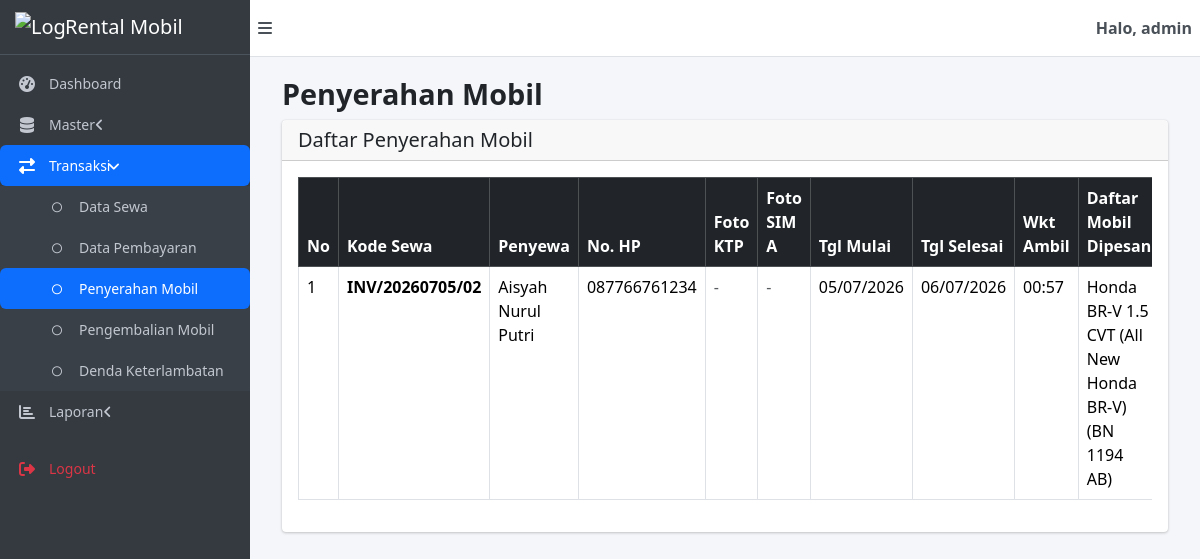
/admin/controller/tpenyerahan_controller.php (signed in), run on the app's committed database.
### tables this page shows
CREATE TABLE `t_sewa` (
  `kode_sewa` varchar(15) NOT NULL,
  `tgl_mulai` date NOT NULL,
  `tgl_selesai` date NOT NULL,
  `wkt_ambil` time NOT NULL,
  `status_sewa` enum('diajukan','disetujui','ditolak','aktif','selesai','batal','keranjang') DEFAULT 'keranjang',
  `user_plg` varchar(15) NOT NULL
);

CREATE TABLE `t_penyewa` (
  `user_plg` varchar(15) NOT NULL,
  `sandi` char(60) NOT NULL,
  `nik` char(16) NOT NULL,
  `nm_lngkp` varchar(100) NOT NULL,
  `no_hp` varchar(15) NOT NULL,
  `almt_lngkp` varchar(300) NOT NULL,
  `ft_ktp` varchar(100) DEFAULT NULL,
  `ft_sim_a` varchar(100) DEFAULT NULL
);

### admin/controller/tpenyerahan_controller.php (called while the page is built, shortened)
<?php
require_once __DIR__ . '/../../konfig/koneksi.php';
require_once __DIR__ . '/../model/tpenyerahan_model.php';
$model = new TPenyerahan();
$aksi  = $_GET['aksi'] ?? 'index';
$pesan = '';
$tipe_pesan = '';
switch ($aksi) {
  case 'index':
    $data_sewa   = $model->getSewaUntukDiserahkan();
    $penyewa_all = $model->getPenyewa();
    $mobil_all   = $model->getMobil();
    $map_penyewa = [];
    foreach ($penyewa_all as $p) $map_penyewa[$p['user_plg']] = $p;
    $map_mobil = [];
    foreach ($mobil_all as $m) $map_mobil[$m['no_plat']] = $m;
    $data_detail = [];
    foreach ($data_sewa as $s) {
      $pilih_list = $model->getPilihByKode($s['kode_sewa']);
      $nama_mobil = [];
      foreach ($pilih_list as $pl) {
        if (isset($map_mobil[$pl['no_plat']])) {
          $nama_mobil[] = $map_mobil[$pl['no_plat']]['nm_mobil'] . ' (' . $pl['no_plat'] . ')';
        }
      }
      $p = $map_penyewa[$s['user_plg']] ?? null;
      $total_tagihan = 0;
      foreach ($pilih_list as $pl) {
        $total_tagihan += ($pl['hrg_sewa'] * $pl['n_hari']);
      }
      $bayar_list = $conn->select('t_bayar', ['kode_sewa' => $s['kode_sewa']]);
      $total_valid = 0;
      foreach ($bayar_list as $b) {
        if ($b['sttus_byr'] === 'valid') $total_valid += $b['nominal'];
      }
      $status_bayar_info = ($total_valid >= $total_tagihan && $total_tagihan > 0) ? 'LUNAS' : 'BELUM LUNAS (DP)';
      $data_detail[$s['kode_sewa']] = [
        'nm_lngkp'       => $p ? $p['nm_lngkp'] : '-',
        'no_hp'          => $p ? $p['no_hp'] : '-',
        'ft_ktp'          => $p ? $p['ft_ktp'] : '-',
        'ft_sim_a'          => $p ? $p['ft_sim_a'] : '-',
        'nama_mobil'     => implode(', ', $nama_mobil),
        'status_bayar'   => $status_bayar_info
      ];
    }
    break;
}
$data_untuk_view = [
  'judul_halaman' => 'Penyerahan Mobil',
  'nama_admin'    => $_SESSION['admin_username'],
  'data_sewa'     => $data_sewa ?? [],
  'data_detail'   => $data_detail ?? [],
  'aksi'          => $aksi,
  'pesan'         => $pesan,
  'tipe_pesan'    => $tipe_pesan
];
extract($data_untuk_view);
require_once __DIR__ . '/../view/tpenyerahan_view.php';

### konfig/koneksi.php (called while the page is built, shortened)
<?php
class Database
{
  private $pdo;
  public function __construct($host, $dbname, $username, $password)
  {
    $dsn = "mysql:host=$host;dbname=$dbname;charset=utf8mb4";
    $options = [
      PDO::ATTR_ERRMODE            => PDO::ERRMODE_EXCEPTION,
      PDO::ATTR_DEFAULT_FETCH_MODE => PDO::FETCH_ASSOC,
    ];
    $this->pdo = new PDO($dsn, $username, $password, $options);
  }
  public function select($tabel, $data = [])
  {
    $sql = "SELECT * FROM $tabel";
    $values = [];
    if (!empty($data)) {
      $where = [];
      foreach ($data as $key => $val) {
        $where[] = "$key = ?";
        $values[] = $val;
      }
      $sql .= " WHERE " . implode(" AND ", $where);
    }
    $stmt = $this->pdo->prepare($sql);
    $stmt->execute($values);
    return $stmt->fetchAll();
  }
}
$host = 'localhost';
$db   = 'db_dpwl_keysia';
$user = 'root';
$pass = '';
$conn = new Database($host, $db, $user, $pass);

### admin/model/tpenyerahan_model.php (called while the page is built, shortened)
<?php
require_once __DIR__ . '/../../konfig/koneksi.php';
class TPenyerahan
{
  private $conn;
  private $tabel_sewa    = 't_sewa';
  private $tabel_penyewa = 't_penyewa';
  private $tabel_pilih   = 't_pilih';
  private $tabel_mobil   = 't_mobil';
  public function __construct()
  {
    global $conn;
    $this->conn = $conn;
  }
  public function getSewaUntukDiserahkan()
  {
    $semua_sewa = $this->conn->select($this->tabel_sewa);
    $hasil = [];
    foreach ($semua_sewa as $s) {
      if (in_array($s['status_sewa'], ['disetujui', 'aktif'])) {
        $hasil[] = $s;
      }
    }
    return $hasil;
  }
  public function getPenyewa()
  {
    return $this->conn->select($this->tabel_penyewa);
  }
  public function getPilihByKode($kode_sewa)
  {
    return $this->conn->select($this->tabel_pilih, ['kode_sewa' => $kode_sewa]);
  }
  public function getMobil()
  {
    return $this->conn->select($this->tabel_mobil);
  }
}

### admin/view/tpenyerahan_view.php (the view, shortened to what this page needs)
<?php require_once __DIR__ . '/header.php'; ?>
<div class="card">
  <div class="card-header">
    <h5 class="mb-0">Daftar Penyerahan Mobil</h5>
  </div>
  <div class="card-body">
    <div class="table-responsive">
      <table class="table table-bordered table-hover">
        <thead class="table-dark">
          <tr>
            <th>No</th>
            <th>Kode Sewa</th>
            <th>Penyewa</th>
            <th>No. HP</th>
            <th>Foto KTP</th>
            <th>Foto SIM A</th>
            <th>Tgl Mulai</th>
            <th>Tgl Selesai</th>
            <th>Wkt Ambil</th>
            <th>Daftar Mobil Dipesan</th>
          </tr>
        </thead>
        <tbody>
          <?php if (!empty($data_sewa)): ?>
            <?php $no = 1;
            foreach ($data_sewa as $sewa):
              $detail = $data_detail[$sewa['kode_sewa']] ?? null;
            ?>
              <tr>
                <td><?= $no++ ?></td>
                <td><strong><?= htmlspecialchars($sewa['kode_sewa']) ?></strong></td>
                <td><?= htmlspecialchars($detail['nm_lngkp'] ?? '-') ?></td>
                <td><?= htmlspecialchars($detail['no_hp'] ?? '-') ?></td>
                <td>
                  <?php if (!empty($detail['ft_ktp'])): ?>
                    <a href="<?= BASE_URL ?>uploads/penyewa/<?= htmlspecialchars($detail['ft_ktp']) ?>" target="_blank">
                      <img src="<?= BASE_URL ?>uploads/penyewa/<?= htmlspecialchars($detail['ft_ktp']) ?>" width="60" class="rounded" alt="Foto KTP">
                    </a>
                  <?php else: ?>
                    <span class="text-muted">-</span>
                  <?php endif; ?>
                </td>
                <td>
                  <?php if (!empty($detail['ft_sim_a'])): ?>
                    <a href="<?= BASE_URL ?>uploads/penyewa/<?= htmlspecialchars($detail['ft_sim_a']) ?>" target="_blank">
                      <img src="<?= BASE_URL ?>uploads/penyewa/<?= htmlspecialchars($detail['ft_sim_a']) ?>" width="60" class="rounded" alt="Foto SIM A">
                    </a>
                  <?php else: ?>
                    <span class="text-muted">-</span>
                  <?php endif; ?>
                </td>
                <td><?= date('d/m/Y', strtotime($sewa['tgl_mulai'])) ?></td>
                <td><?= date('d/m/Y', strtotime($sewa['tgl_selesai'])) ?></td>
                <td><?= date('H:i', strtotime($sewa['wkt_ambil'])) ?></td>
                <td><?= htmlspecialchars($detail['nama_mobil'] ?? '-') ?></td>
              </tr>
            <?php endforeach; ?>
          <?php else: ?>
            <tr>
              <td colspan="10" class="text-center">Tidak ada data sewa yang menunggu penyerahan atau sedang aktif.</td>
            </tr>
          <?php endif; ?>
        </tbody>
      </table>
    </div>
  </div>
</div>
<?php require_once __DIR__ . '/footer.php'; ?>

### aset/style-dashboard.css (style rules this page uses)
* { margin: 0; padding: 0; box-sizing: border-box; }
body { font-family: 'Segoe UI', Tahoma, Geneva, Verdana, sans-serif; background-color: #f4f6f9; overflow-x: hidden; }
.card { border: none; border-radius: 0.25rem; box-shadow: 0 0 1px rgba(0, 0, 0, .125), 0 1px 3px rgba(0, 0, 0, .2); margin-bottom: 1rem; }
.card-body { padding: 1rem; }

### data on the page
t_sewa: kode_sewa "INV/20260705/02", kode_sewa.nm_lngkp "Aisyah Nurul Putri", kode_sewa.no_hp "087766761234", tgl_mulai "05/07/2026", tgl_selesai "06/07/2026", wkt_ambil "00:57", kode_sewa "Honda BR-V 1.5 CVT (All New Honda BR-V) (BN 1194 AB)"

### other printed values
$nama_admin "admin"
$judul_halaman "Penyerahan Mobil"
